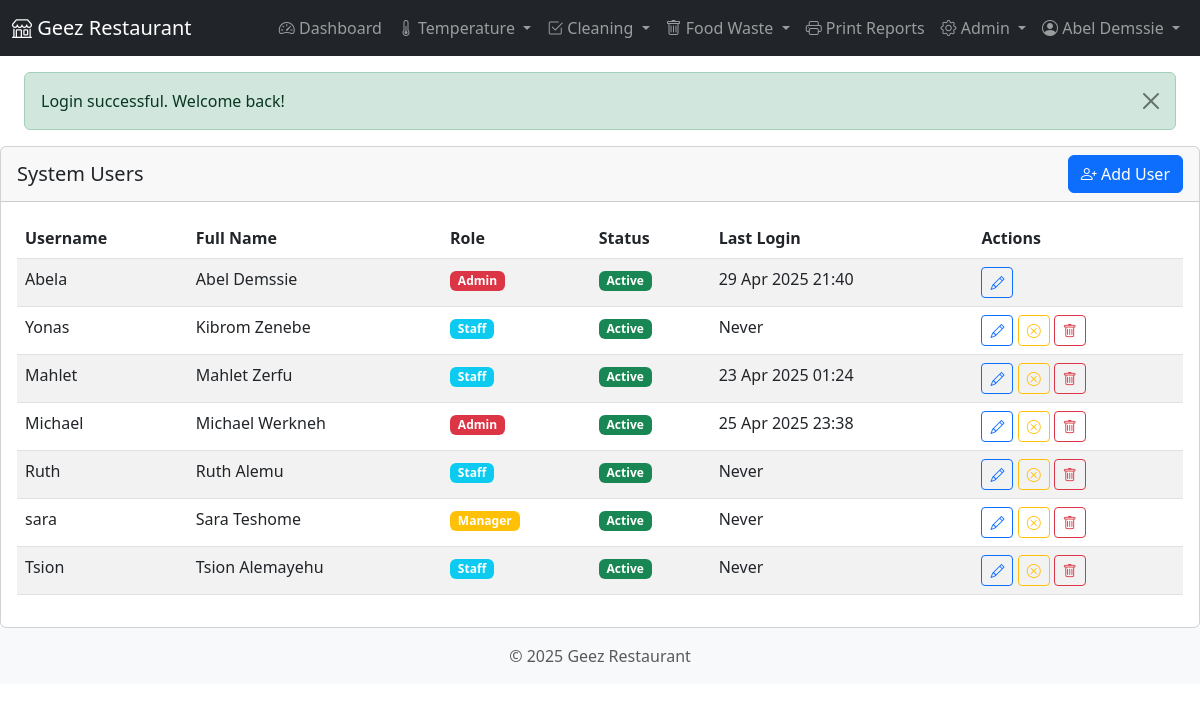
The page /admin/users.php (signed in) on the database its author committed.
### tables this page shows
CREATE TABLE `users` (
  `user_id` int(11) NOT NULL,
  `username` varchar(50) NOT NULL,
  `password` varchar(255) NOT NULL,
  `full_name` varchar(100) NOT NULL,
  `email` varchar(100) DEFAULT NULL,
  `initials` varchar(10) DEFAULT NULL,
  `role` enum('admin','manager','staff') NOT NULL DEFAULT 'staff',
  `is_active` tinyint(1) NOT NULL DEFAULT 1,
  `last_login` datetime DEFAULT NULL,
  `created_at` datetime NOT NULL,
  `updated_at` datetime DEFAULT NULL
);

### classes/User.php (called while the page is built, shortened)
<?php
class User {
    private $db;
    public function __construct($db) {
        $this->db = $db;
    }
    public function getAll() {
        $sql = "SELECT user_id, username, full_name, role, is_active, last_login, created_at FROM users ORDER BY full_name";
        return $this->db->fetchAll($sql);
    }
}

### classes/Database.php (called while the page is built, shortened)
<?php
class Database {
    private $host = DB_HOST;
    private $dbname = DB_NAME;
    private $username = DB_USER;
    private $password = DB_PASS;
    private $charset = DB_CHARSET;
    private $options = DB_OPTIONS;
    private $pdo;
    public function __construct() {
        $dsn = "mysql:host={$this->host};dbname={$this->dbname};charset={$this->charset}";
        try {
            $this->pdo = new PDO($dsn, $this->username, $this->password, $this->options);
        } catch (PDOException $e) {
            throw new Exception("Database connection failed: " . $e->getMessage());
        }
    }
    public function query($sql, $params = []) {
        try {
            $stmt = $this->pdo->prepare($sql);
            $stmt->execute($params);
            return $stmt;
        } catch (PDOException $e) {
            throw new Exception("Query failed: " . $e->getMessage());
        }
    }
    public function fetchAll($sql, $params = []) {
        $stmt = $this->query($sql, $params);
        return $stmt->fetchAll();
    }
}

### includes/functions.php (called while the page is built, shortened)
<?php
function formatDateTime($datetime, $format = 'Y-m-d H:i:s') {
    $dt = new DateTime($datetime);
    return $dt->format($format);
}

### admin/users.php (the view, shortened to what this page needs)
<?php
require_once dirname(dirname(__FILE__)) . '/includes/header.php';
require_once CLASS_PATH . '/User.php';
$user_model = new User($db);
$all_users = $user_model->getAll();
?>
<div class="row">
    <div class="col-md-12">
        <div class="card">
            <div class="card-header d-flex justify-content-between align-items-center">
                <h5 class="card-title mb-0">System Users</h5>
                <button type="button" class="btn btn-primary" data-bs-toggle="modal" data-bs-target="#addUserModal">
                    <i class="bi bi-person-plus"></i> Add User
                </button>
            </div>
            <div class="card-body">
                <?php if (empty($all_users)): ?>
                <p class="text-muted">No users found. Click "Add User" to create a new user account.</p>
                <?php else: ?>
                <div class="table-responsive">
                    <table class="table table-striped table-hover">
                        <thead>
                            <tr>
                                <th>Username</th>
                                <th>Full Name</th>
                                <th>Role</th>
                                <th>Status</th>
                                <th>Last Login</th>
                                <th>Actions</th>
                            </tr>
                        </thead>
                        <tbody>
                            <?php foreach ($all_users as $u): ?>
                            <tr>
                                <td><?php echo htmlspecialchars($u['username']); ?></td>
                                <td><?php echo htmlspecialchars($u['full_name']); ?></td>
                                <td>
                                    <span class="badge bg-<?php
                                        echo $u['role'] == 'admin' ? 'danger' :
                                            ($u['role'] == 'manager' ? 'warning' : 'info');
                                    ?>">
                                        <?php echo ucfirst($u['role']); ?>
                                    </span>
                                </td>
                                <td>
                                    <span class="badge bg-<?php echo $u['is_active'] ? 'success' : 'danger'; ?>">
                                        <?php echo $u['is_active'] ? 'Active' : 'Inactive'; ?>
                                    </span>
                                </td>
                                <td>
                                    <?php echo $u['last_login'] ? formatDateTime($u['last_login'], 'd M Y H:i') : 'Never'; ?>
                                </td>
                                <td>
                                    <button type="button" class="btn btn-sm btn-outline-primary"
                                        data-bs-toggle="modal"
                                        data-bs-target="#editUserModal"
                                        data-user-id="<?php echo $u['user_id']; ?>"
                                        data-username="<?php echo htmlspecialchars($u['username']); ?>"
                                        data-full-name="<?php echo htmlspecialchars($u['full_name']); ?>"
                                        data-role="<?php echo $u['role']; ?>"
                                        data-is-active="<?php echo $u['is_active']; ?>">
                                        <i class="bi bi-pencil"></i>
                                    </button>
                                    <?php if ($u['user_id'] != $_SESSION['user_id']): ?>
                                    <form method="post" action="" class="d-inline">
                                        <button type="submit" class="btn btn-sm btn-outline-<?php echo $u['is_active'] ? 'warning' : 'success'; ?>"
                                            onclick="return confirm('Are you sure you want to <?php echo $u['is_active'] ? 'deactivate' : 'activate'; ?> this user?')">
                                            <i class="bi bi-<?php echo $u['is_active'] ? 'x-circle' : 'check-circle'; ?>"></i>
                                        </button>
                                    </form>
                                    <form method="post" action="" class="d-inline">
                                        <button type="submit" class="btn btn-sm btn-outline-danger"
                                            onclick="return confirm('Are you sure you want to delete this user? This action cannot be undone.')">
                                            <i class="bi bi-trash"></i>
                                        </button>
                                    </form>
                                    <?php endif; ?>
                                </td>
                            </tr>
                            <?php endforeach; ?>
                        </tbody>
                    </table>
                </div>
                <?php endif; ?>
            </div>
        </div>
    </div>
</div>
<?php
require_once INCLUDE_PATH . '/footer.php';
?>

### rows shown on the page
users: username "Abela", full_name "Abel Demssie", role "Admin", is_active "Active", last_login "29 Apr 2025 21:40"
users: username "Yonas", full_name "Kibrom Zenebe", role "Staff", is_active "Active", shows "Never"
users: username "Mahlet", full_name "Mahlet Zerfu", role "Staff", is_active "Active", last_login "23 Apr 2025 01:24"
users: username "Michael", full_name "Michael Werkneh", role "Admin", is_active "Active", last_login "25 Apr 2025 23:38"
users: username "Ruth", full_name "Ruth Alemu", role "Staff", is_active "Active", shows "Never"
users: username "sara", full_name "Sara Teshome", role "Manager", is_active "Active", shows "Never"
users: username "Tsion", full_name "Tsion Alemayehu", role "Staff", is_active "Active", shows "Never"

### other values the page prints
$_SESSION['full_name'] "Abel Demssie"
$flash_message['message'] "Login successful. Welcome back!"
